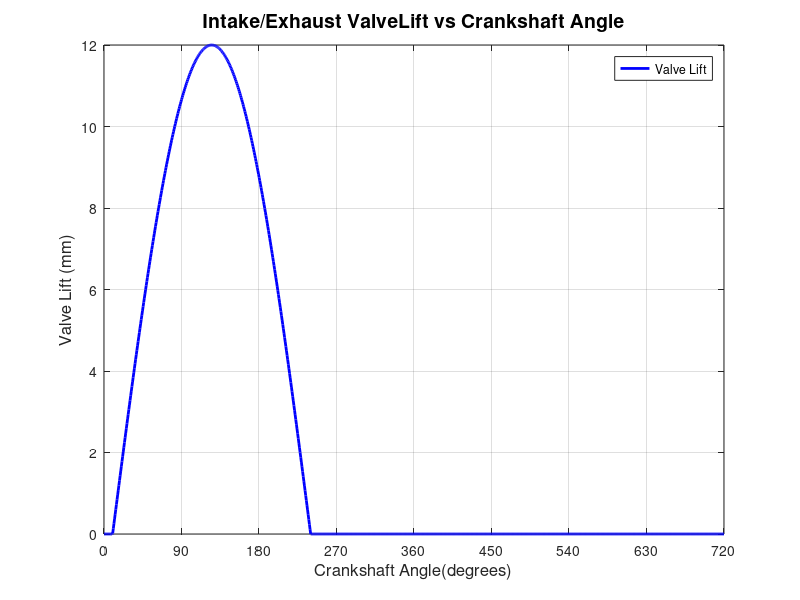
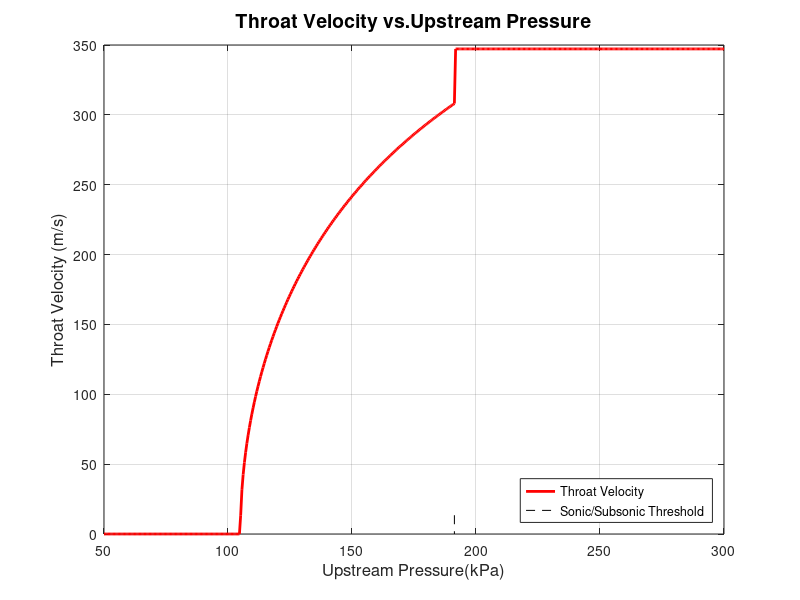

Write MATLAB code to recreate these figures, in order. (Note: this script raises an error after producing the figures.)
%% Valve Lift and Flow CharacteristicsAnalysis

clc; clear; close all;

 
% Constants
gamma = 1.4;                %Specific heat ratio
R = 287;           % J/kg·K (gas constant)
Tt = 300;                  % K (throat temperature)
Pt = 105e3;                 %Pa (throatpressure)

Pb = 101e3;                 %Pa (backpressure)
A = 0.01;                  % m² (throat area - assumed)
P_critical = Pb / 0.528;    % Critical pressure (~191.3 kPa)
 

% Valve parameters (example values)
theta_vo = 10;              % Valve opening start angle (degrees)
theta_vc = 240;             % Valve closing angle (degrees)
theta_dur = theta_vc - theta_vo; % Valve duration (degrees)
l_max = 0.012;              % Maximum valve lift (m)
Cd = 0.7;                
  % Discharge coefficient

 
% Crankshaft angle range (0 to 720 degrees for 2 revolutions)
theta = linspace(0, 720, 1000);
 
% Valve lift calculation
l_theta = zeros(size(theta));
for i = 1:length(theta)
    if theta(i) >= theta_vo&& theta(i) <= theta_vc
        l_theta(i) = l_max * sin(pi * (theta(i) - theta_vo) / theta_dur);
    end
end
 
% Upstream pressure range (50 kPa to 300 kPa)
Pu = linspace(50e3, 300e3, 500);  % Pa
 
% Initialize arrays
Vt = zeros(size(Pu));
mdot = zeros(size(Pu));
 
% Calculate throat velocity and mass flow rate
for i = 1:length(Pu)
    if Pu(i) >= P_critical
        % Sonic flow conditions
        Vt(i) = sqrt(gamma * R * Tt);
        term =gamma * (2/(gamma+1))^((gamma+1)/(gamma-1));
        mdot(i) = (A * Pu(i) / sqrt(R*Tt)) * sqrt(term);
    else
        % Subsonic flow conditions
        Vt(i) = sqrt((2*gamma*R*Tt)/(gamma-1) * (1 - (Pt/Pu(i))^((gamma-1)/gamma)));
        term = (2*gamma/(gamma-1)) * ((Pt/Pu(i))^(2/gamma) - (Pt/Pu(i))^((gamma+1)/gamma));
        mdot(i) = (A * Pu(i) / sqrt(R*Tt)) * sqrt(term);
    end

end
 
% Convert pressure to kPa
Pu_kPa = Pu / 1e3;
P_critical_kPa = P_critical / 1e3;
 
%% Plot Valve Lift vs Crankshaft Angle
figure;
plot(theta, l_theta*1000, 'b-', 'LineWidth', 2);
xlabel('Crankshaft Angle(degrees)', 'FontSize', 12);
ylabel('Valve Lift (mm)', 'FontSize', 12);
title('Intake/Exhaust ValveLift vs Crankshaft Angle', 'FontSize', 14);
grid on;
xlim([0 720]);
set(gca,'XTick',0:90:720); 
legend('Valve Lift', 'Location', 'northeast');
 
%% Plot Throat Velocity vs UpstreamPressure
figure;
plot(Pu_kPa, Vt, 'r-', 'LineWidth', 2);
hold on;
line([P_critical_kPa P_critical_kPa], [min(Vt) max(Vt)], 'Color', 'k', 'LineStyle', '--');
xlabel('Upstream Pressure(kPa)', 'FontSize', 12);
ylabel('Throat Velocity (m/s)', 'FontSize', 12);
title('Throat Velocity vs.Upstream Pressure', 'FontSize', 14);
legend('Throat Velocity', 'Sonic/Subsonic Threshold', 'Location', 'southeast');
grid on;
xlim([min(Pu_kPa) max(Pu_kPa)]);
 
%% Plot Mass Flow Rate vs Upstream
Pressure
figure;
plot(Pu_kPa, mdot, 'g-', 'LineWidth', 2);
hold on;
line([P_critical_kPa P_critical_kPa], [min(mdot) max(mdot)], 'Color', 'k', 'LineStyle', '--');
xlabel('Upstream Pressure(kPa)', 'FontSize', 12);
ylabel('Mass Flow Rate (kg/s)', 'FontSize', 12);
title('Mass Flow Rate vs.Upstream Pressure', 'FontSize', 14);
legend('Mass Flow Rate', 'Sonic/Subsonic Threshold', 'Location', 'northwest');
grid on;
xlim([min(Pu_kPa) max(Pu_kPa)]);
 
%% Display critical pressure
fprintf('Critical Pressure(Sonic/Subsonic Threshold): %.2f kPa\n', P_critical_kPa);
%% Plot Throat Velocity vs Upstream
Pressure
figure;
plot(Pu_kPa, Vt, 'r-', 'LineWidth', 2);
hold on;
line([P_critical_kPaP_critical_kPa], [min(Vt) max(Vt)], 'Color', 'k', 'LineStyle', '--');
xlabel('Upstream Pressure(kPa)', 'FontSize', 12);
ylabel('Throat Velocity (m/s)', 'FontSize', 12);
title('Throat Velocity vs.Upstream Pressure', 'FontSize', 14);
legend('Throat Velocity', 'Sonic/Subsonic Threshold', 'Location', 'southeast');
grid on;
xlim([min(Pu_kPa) max(Pu_kPa)]);
 
disp('(Vt):');
disp(Vt(1:10));